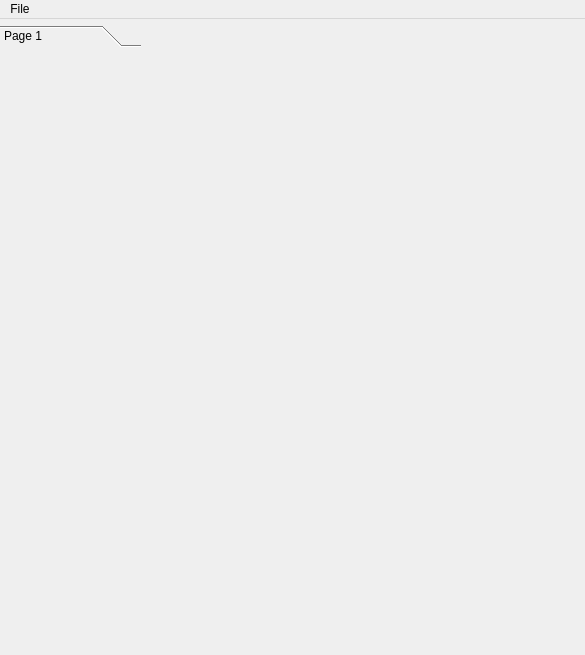
<?xml version="1.0" encoding="UTF-8"?>
<ui version="4.0">
 <class>MainFrame6015</class>
 <widget class="QMainWindow" name="MainFrame6015">
  <property name="geometry">
   <rect>
    <x>0</x>
    <y>0</y>
    <width>585</width>
    <height>655</height>
   </rect>
  </property>
  <property name="minimumSize">
   <size>
    <width>21</width>
    <height>97</height>
   </size>
  </property>
  <property name="baseSize">
   <size>
    <width>500</width>
    <height>0</height>
   </size>
  </property>
  <property name="windowTitle">
   <string>Flytec</string>
  </property>
  <widget class="QWidget" name="widget">
   <widget class="QToolBox" name="toolBox">
    <property name="geometry">
     <rect>
      <x>0</x>
      <y>6</y>
      <width>141</width>
      <height>380</height>
     </rect>
    </property>
    <property name="frameShape">
     <enum>QFrame::NoFrame</enum>
    </property>
    <property name="frameShadow">
     <enum>QFrame::Plain</enum>
    </property>
    <property name="currentIndex">
     <number>0</number>
    </property>
    <widget class="QWidget" name="page1">
     <property name="geometry">
      <rect>
       <x>0</x>
       <y>0</y>
       <width>141</width>
       <height>352</height>
      </rect>
     </property>
     <attribute name="label">
      <string>Page 1</string>
     </attribute>
    </widget>
   </widget>
   <widget class="QStackedWidget" name="widgetStack">
    <property name="geometry">
     <rect>
      <x>140</x>
      <y>10</y>
      <width>441</width>
      <height>611</height>
     </rect>
    </property>
    <widget class="QWidget" name="page_3"/>
    <widget class="QWidget" name="page_4"/>
   </widget>
  </widget>
  <widget class="QMenuBar" name="qt_dead_widget_MenuBar">
   <property name="geometry">
    <rect>
     <x>0</x>
     <y>0</y>
     <width>585</width>
     <height>19</height>
    </rect>
   </property>
   <widget class="QMenu" name="File">
    <property name="title">
     <string>File</string>
    </property>
    <addaction name="File_Read"/>
    <addaction name="File_Write"/>
    <addaction name="separator"/>
    <addaction name="fileCloseAction"/>
   </widget>
   <addaction name="File"/>
  </widget>
  <action name="File_Read">
   <property name="text">
    <string>Read</string>
   </property>
   <property name="iconText">
    <string>Read</string>
   </property>
   <property name="name" stdset="0">
    <cstring>File_Read</cstring>
   </property>
  </action>
  <action name="File_Write">
   <property name="text">
    <string>Write</string>
   </property>
   <property name="iconText">
    <string>Write</string>
   </property>
   <property name="name" stdset="0">
    <cstring>File_Write</cstring>
   </property>
  </action>
  <action name="File_Open">
   <property name="text">
    <string>Open...</string>
   </property>
   <property name="iconText">
    <string>Open...</string>
   </property>
   <property name="name" stdset="0">
    <cstring>File_Open</cstring>
   </property>
  </action>
  <action name="File_Save">
   <property name="text">
    <string>Save...</string>
   </property>
   <property name="iconText">
    <string>Save...</string>
   </property>
   <property name="name" stdset="0">
    <cstring>File_Save</cstring>
   </property>
  </action>
  <action name="fileCloseAction">
   <property name="text">
    <string>Close</string>
   </property>
   <property name="iconText">
    <string>Close</string>
   </property>
   <property name="name" stdset="0">
    <cstring>fileCloseAction</cstring>
   </property>
  </action>
  <action name="Action">
   <property name="iconText">
    <string>Unnamed</string>
   </property>
   <property name="name" stdset="0">
    <cstring>Action</cstring>
   </property>
  </action>
 </widget>
 <layoutdefault spacing="6" margin="11"/>
 <resources/>
 <connections>
  <connection>
   <sender>File_Read</sender>
   <signal>triggered()</signal>
   <receiver>MainFrame6015</receiver>
   <slot>read()</slot>
   <hints>
    <hint type="sourcelabel">
     <x>-1</x>
     <y>-1</y>
    </hint>
    <hint type="destinationlabel">
     <x>20</x>
     <y>20</y>
    </hint>
   </hints>
  </connection>
  <connection>
   <sender>fileCloseAction</sender>
   <signal>triggered()</signal>
   <receiver>MainFrame6015</receiver>
   <slot>close()</slot>
   <hints>
    <hint type="sourcelabel">
     <x>-1</x>
     <y>-1</y>
    </hint>
    <hint type="destinationlabel">
     <x>20</x>
     <y>20</y>
    </hint>
   </hints>
  </connection>
  <connection>
   <sender>File_Write</sender>
   <signal>triggered()</signal>
   <receiver>MainFrame6015</receiver>
   <slot>write()</slot>
   <hints>
    <hint type="sourcelabel">
     <x>-1</x>
     <y>-1</y>
    </hint>
    <hint type="destinationlabel">
     <x>20</x>
     <y>20</y>
    </hint>
   </hints>
  </connection>
  <connection>
   <sender>toolBox</sender>
   <signal>currentChanged(int)</signal>
   <receiver>widgetStack</receiver>
   <slot>setCurrentIndex(int)</slot>
   <hints>
    <hint type="sourcelabel">
     <x>63</x>
     <y>142</y>
    </hint>
    <hint type="destinationlabel">
     <x>216</x>
     <y>134</y>
    </hint>
   </hints>
  </connection>
 </connections>
</ui>
